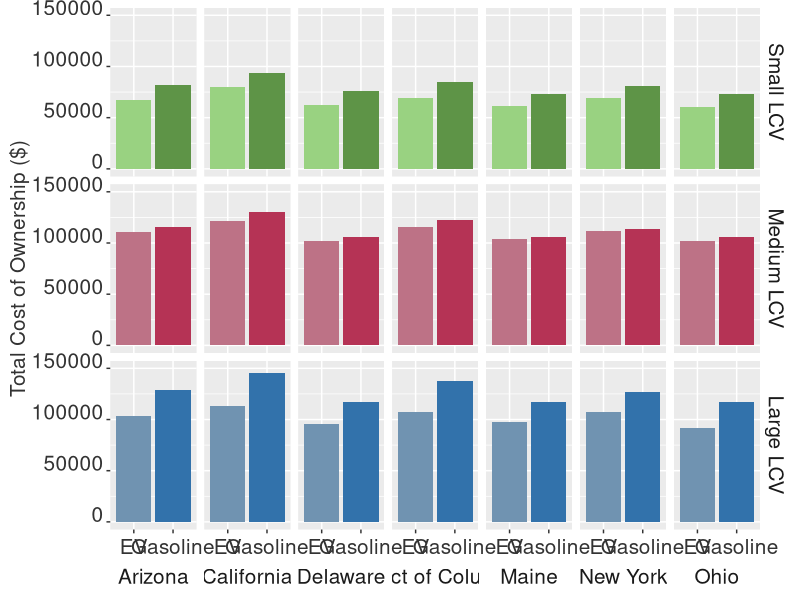
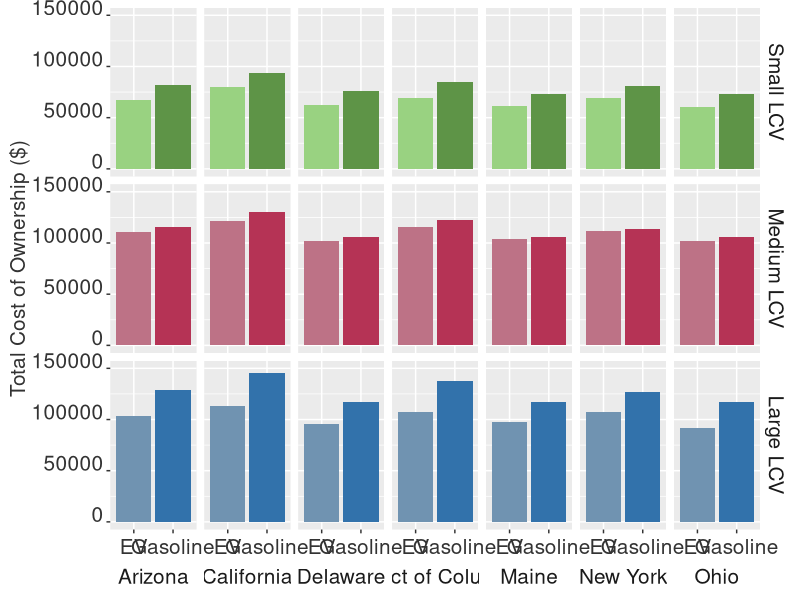

Generate these figures, in order, with R:
#This script performs data manipulation, visualization of the total cost of ownership (TCO) 
#by state and vehicle type, and visualizes the TCO difference between eLCV and gasoline LCV. 

# Load necessary libraries
library(readxl)
library(tidyverse)
library(dplyr)
library(ggplot2)

# Read the TCO data
dataset <- read_excel("TCO_data/tco.xls")

# List of cost components to exclude
cost_components <- c("value", "sub", "ec", "annual_tax", "annual_reg", "mc", "ic", "final_val")

# Remove the specified cost components
dataset <- dataset %>%
  select(-all_of(cost_components))

# Set factor levels for vehicle types
dataset$Vehicle_Type <- factor(dataset$Vehicle_Type,
                               levels = c("Small LCV",
                                          "Medium LCV",
                                          "Large LCV"))

# Plot TCO by state and vehicle type
dataset %>% 
  filter(Vehicle_Type %in% c("Small LCV", "Medium LCV", "Large LCV"),
         Fuel_Type %in% c("EV", "Gasoline")) %>% 
  ggplot(aes(x = Fuel_Type, y = TCO, fill = interaction(Fuel_Type, Vehicle_Type))) +
  geom_col() + 
  facet_grid(rows = vars(Vehicle_Type), cols = vars(State_Name), 
             scales = "free_x", space = "free_x", switch = "x") +
  theme(strip.placement = "outside", strip.background = element_rect(fill = "white"), axis.title.x = element_blank()) +
  scale_y_continuous(limits=c(0, 150000)) +
  scale_fill_manual(values = c("#99D281", "#5E9447", "#BD7286", "#B53355", "#7093B1","#3272AB" )) +
  theme(plot.title = element_text(hjust = 0.5), legend.position = "none") +
  labs(y = "Total Cost of Ownership ($)") +
  theme(strip.text = element_text(size = 15),
        axis.text.x = element_text(color = "grey20", size = 15, angle = 0, hjust = .5, vjust = .5, face = "plain"),
        axis.text.y = element_text(color = "grey20", size = 15, angle = 0, hjust = 1, vjust = 0, face = "plain"),  
        axis.title.y = element_text(color = "grey20", size = 15, angle = 90, hjust = .5, vjust = .5, face = "plain"))

# Save the TCO plot
ggsave("TCO_percentage_by_state_vehicle_plot.png", width = 15, height = 12, dpi = 800)

